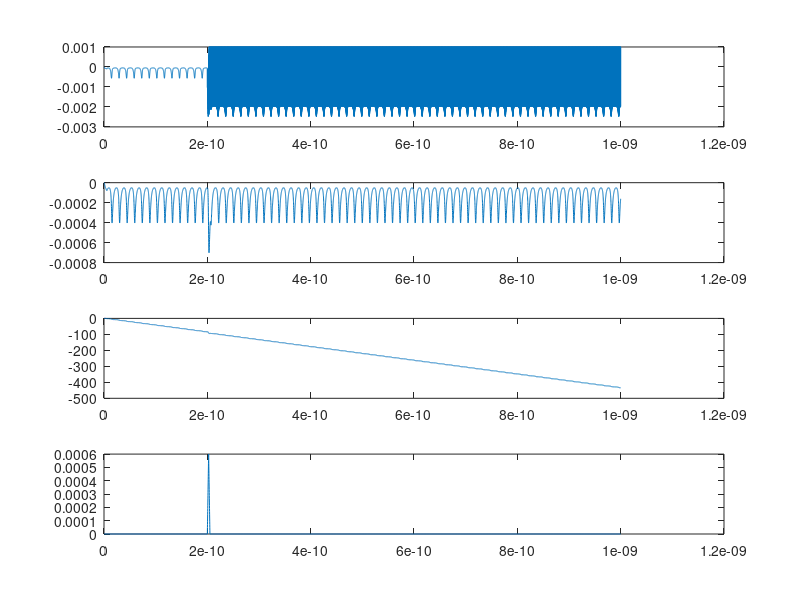

This figure's MATLAB source:
clear;
% JTL test in matlab (current input)
phi0 = 2.06783383113E-15;
e2_over_h = 2*pi/phi0;
hn = 0.1E-12;
runtime = 1000E-12;
N = round(runtime/hn);
% JJ Model
C = 0.07E-12;
rN = 16;
r0 = 16;
vG = 2.8E-3;
Icrit = 0.1E-3;
% Components
L1 = 2E-12;
L2 = 2.4E-12;
L3 = 2.4E-12;
L4 = 2E-12;
L5 = 0.278E-12;
R1 = 2;
RB1 = 5.23;
RB2 = 5.23;

L1_mat = zeros(13, 13);
L2_mat = zeros(13, 13);
L3_mat = zeros(13, 13);
L4_mat = zeros(13, 13);
L5_mat = zeros(13, 13);
B1_mat = zeros(13, 13);
B2_mat = zeros(13, 13);
R1_mat = zeros(13, 13);

% Column indexes
C_NV1 = 1;
C_NV2 = 2;
C_NV3 = 3;
C_NV4 = 4;
C_NV5 = 5;
C_NV6 = 6;
C_IL1 = 7;
C_IL2 = 8;
C_IL3 = 9;
C_IL4 = 10;
C_IL5 = 11;
C_PB1 = 12;
C_PB2 = 13;

% Row indexes
R_N1 = 1;
R_N2 = 2;
R_N3 = 3;
R_N4 = 4;
R_N5 = 5;
R_N6 = 6;
R_L1 = 7;
R_L2 = 8;
R_L3 = 9;
R_L4 = 10;
R_L5 = 11;
R_B1 = 12;
R_B2 = 13;

L1_mat(R_N1,C_IL1) = 1;
L1_mat(R_N2,C_IL1) = -1;
L1_mat(R_L1,C_NV1) =  1;
L1_mat(R_L1,C_NV2) = -1;
L1_mat(R_L1,C_IL1) = -2 * L1 / hn;

L2_mat(R_N2,C_IL2) = 1;
L2_mat(R_N3,C_IL2) = -1;
L2_mat(R_L2,C_NV2) =  1;
L2_mat(R_L2,C_NV3) = -1;
L2_mat(R_L2,C_IL2) = -2 * L2 / hn;

L3_mat(R_N3,C_IL3) = 1;
L3_mat(R_N4,C_IL3) = -1;
L3_mat(R_L3,C_NV3) =  1;
L3_mat(R_L3,C_NV4) = -1;
L3_mat(R_L3,C_IL3) = -2 * L3 / hn;

L4_mat(R_N4,C_IL4) = 1;
L4_mat(R_N5,C_IL4) = -1;
L4_mat(R_L4,C_NV4) =  1;
L4_mat(R_L4,C_NV5) = -1;
L4_mat(R_L4,C_IL4) = -2 * L4 / hn;

L5_mat(R_N6,C_IL5) = 1;
L5_mat(R_N3,C_IL5) = -1;
L5_mat(R_L5,C_NV6) =  1;
L5_mat(R_L5,C_NV3) = -1;
L5_mat(R_L5,C_IL5) = -2 * L5 / hn;

R1_mat(R_N5,C_NV5) = 1/R1;

B1_mat(R_N2,C_NV2) = (2 * C / hn) + (1/r0) + (1/RB1);
B1_mat(R_B1,C_NV2) = (-hn / 2) * e2_over_h;
B1_mat(R_B1,C_PB1) = 1;

B2_mat(R_N4,C_NV4) = (2 * C / hn) + (1/r0) + (1/RB2);
B2_mat(R_B2,C_NV4) = (-hn / 2) * e2_over_h;
B2_mat(R_B2,C_PB2) = 1;

A_00 = L1_mat + L2_mat + L3_mat + L4_mat + L5_mat + R1_mat + B1_mat + B2_mat;
B1_mat(R_N2,C_NV2) = (2 * C / hn) + (1/rN) + (1/RB1);
A_n0 = L1_mat + L2_mat + L3_mat + L4_mat + L5_mat + R1_mat + B1_mat + B2_mat;
B1_mat(R_N2,C_NV2) = (2 * C / hn) + (1/r0) + (1/RB1);
B2_mat(R_N4,C_NV4) = (2 * C / hn) + (1/rN) + (1/RB2);
A_0n = L1_mat + L2_mat + L3_mat + L4_mat + L5_mat + R1_mat + B1_mat + B2_mat;
B1_mat(R_N2,C_NV2) = (2 * C / hn) + (1/rN) + (1/RB1);
B2_mat(R_N4,C_NV4) = (2 * C / hn) + (1/rN) + (1/RB2);
A_nn = L1_mat + L2_mat + L3_mat + L4_mat + L5_mat + R1_mat + B1_mat + B2_mat;

% Sources
IA = 0;
sfq_start = 200E-12;
sfq_up = 2.5E-12;
sfq_down = 2.5E-12;
sfq_ampl = 600E-6;
IA = zeros(1, sfq_start/hn-1);
for i = (sfq_start/hn):((sfq_start + sfq_up)/hn-1)
    IA = [IA, sfq_ampl/sfq_up * (i*hn - sfq_start)];
end
for i = ((sfq_start + sfq_up)/hn):((sfq_start + sfq_up + sfq_down)/hn - 1)
    IA = [IA, 600E-6 - sfq_ampl/sfq_down * (i*hn - (sfq_start + sfq_up))];
end
[IA_rows,IA_cols] = size(IA);
IA = [IA, zeros(1, N-IA_cols)];

IB = 0;
for i = 1:(5E-12/hn - 1)
    IB = [IB, (250E-6 - 0)/(5E-12 - 0) * (i*hn)];
end
[IB_rows,IB_cols] = size(IB);
IB = [IB, 250E-6*ones(1,N-IB_cols)];

T = zeros(1, N);
RHS = zeros(13,1);
LHS = zeros(13,1);
V_N1 = zeros(1, N);
V_N2 = zeros(1, N);
V_N3 = zeros(1, N);
V_N4 = zeros(1, N);
V_N5 = zeros(1, N);
V_N6 = zeros(1, N);
V_Phi1 = zeros(1, N);
V_Phi2 = zeros(1, N);
I_L1 = zeros(1, N);
I_L2 = zeros(1, N);
I_L3 = zeros(1, N);
I_L4 = zeros(1, N);
I_L5 = zeros(1, N);

A = A_00;

% Intialize variables
VB1_prev = 0;
VB2_prev = 0;
VB1_dt_prev = 0;
VB2_dt_prev = 0;
PB1_prev = 0;
PB2_prev = 0;
VN1_prev = 0;
VN2_prev = 0;
VN3_prev = 0;
IL1_prev = 0;
IL2_prev = 0;
IL3_prev = 0;
IL4_prev = 0;
IL5_prev = 0;
IsB1 = 0;
IsB2 = 0;

for i = 1:N    
    % Construct RHS
    RHS(R_N1) = -IA(i);  
    RHS(R_N6) = -IB(i);
    RHS(R_L1) = -(2*L1/hn)*LHS(C_IL1) - (LHS(C_NV1) - LHS(C_NV2));
    RHS(R_L2) = -(2*L2/hn)*LHS(C_IL2) - (LHS(C_NV2) - LHS(C_NV3));
    RHS(R_L3) = -(2*L3/hn)*LHS(C_IL3) - (LHS(C_NV3) - LHS(C_NV4));
    RHS(R_L4) = -(2*L4/hn)*LHS(C_IL4) - (LHS(C_NV4) - LHS(C_NV5));
    RHS(R_L5) = -(2*L5/hn)*LHS(C_IL5) - (LHS(C_NV6) - LHS(C_NV3));
    RHS(R_N2) = IsB1;
    RHS(R_N4) = IsB2;
    RHS(R_B1) = LHS(C_PB1) + (hn/2 * e2_over_h)*LHS(C_NV2);
    RHS(R_B2) = LHS(C_PB2) + (hn/2 * e2_over_h)*LHS(C_NV4);
    
    % Solve linear system
    LHS = A\RHS;
    
    % Guess junction voltage and phase for next time step
    VB1 = LHS(C_NV2);
    VB2 = LHS(C_NV4);
    PB1 = LHS(C_PB1);
    PB2 = LHS(C_PB2);    
    VB1_dt = (2/hn)*(VB1 - VB1_prev) - VB1_dt_prev;
    VB2_dt = (2/hn)*(VB2 - VB2_prev) - VB2_dt_prev;
    VB1_guess = VB1 + VB1_dt*hn;
    VB2_guess = VB2 + VB2_dt*hn;
    PB1_guess = PB1 + (hn/2 * e2_over_h)*(VB1 + VB1_guess);
    PB2_guess = PB2 + (hn/2 * e2_over_h)*(VB2 + VB2_guess);
    
    % Calculate junction currents for next time step
    IsB1 = -Icrit * sin(PB1_guess) + ((2*C/hn) * VB1) + (C * VB1_dt);
    IsB2 = -Icrit * sin(PB2_guess) + ((2*C/hn) * VB2) + (C * VB2_dt);
    
    % Store junction voltage and phase for next time step
    VB1_prev = VB1;
    VB2_prev = VB2;
    VB1_dt_prev = VB1_dt;
    VB2_dt_prev = VB2_dt;

    % Store current time step for output
    T(i) = hn*i;
    V_N1(i) = LHS(C_NV1);
    V_N2(i) = LHS(C_NV2);
    V_N3(i) = LHS(C_NV3);
    V_N4(i) = LHS(C_NV4);
    V_N5(i) = LHS(C_NV5);
    V_N6(i) = LHS(C_NV6);
    I_L1(i) = LHS(C_IL1);
    I_L2(i) = LHS(C_IL2);
    I_L3(i) = LHS(C_IL3);
    I_L4(i) = LHS(C_IL4);
    I_L5(i) = LHS(C_IL5);
    V_Phi1(i) = LHS(C_PB1);
    V_Phi2(i) = LHS(C_PB2);
    
%     if LHS(C_NV2) > vG
%         if LHS(C_NV4) > vG
%             A = A_nn;
%         else
%             A = A_n0;
%         end
%     else
%         if LHS(C_NV4) > vG
%             A = A_0n;
%         else
%             A = A_00;
%         end
%     end
end

figure(2);
subplot(4, 1, 1);
plot(T, V_N1);
ylim([-3e-3, 1e-3]);
subplot(4, 1, 2);
plot(T, V_N5);
subplot(4, 1, 3);
plot(T, V_Phi1);
subplot(4, 1, 4);
plot(T, -I_L1);